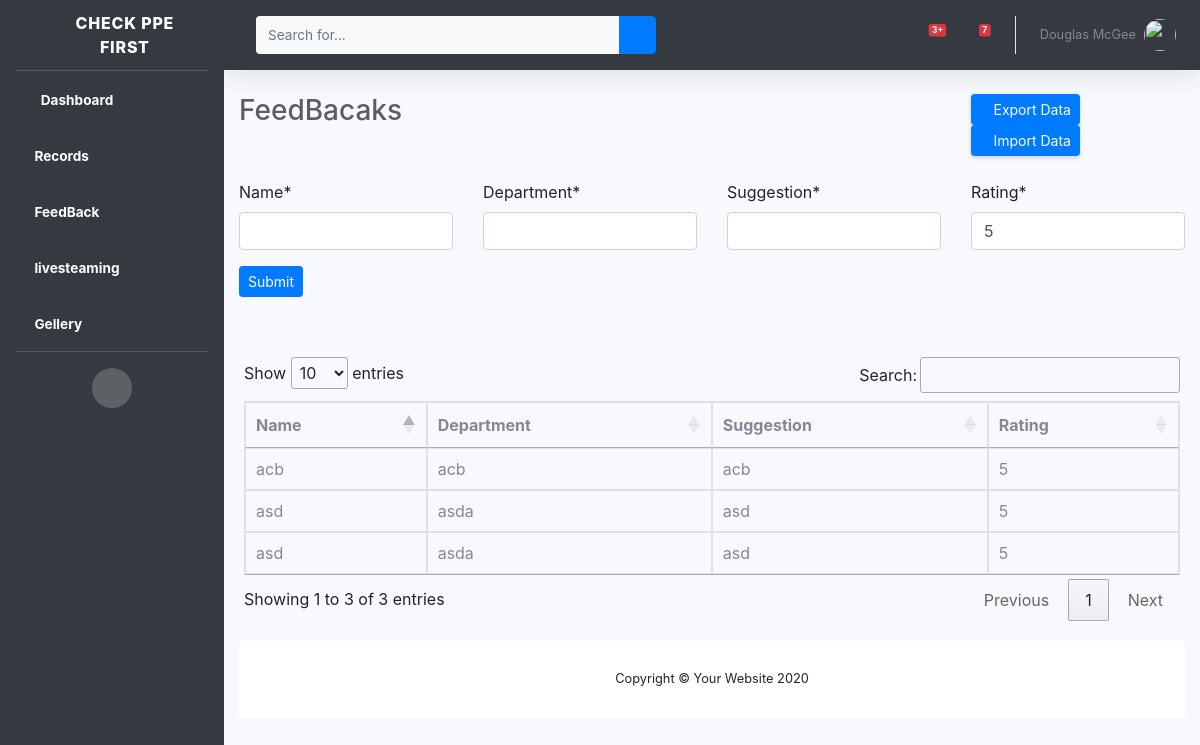
The page /Fb on the database its author committed.
### PPEviewer/models.py (models this page shows)
class feedback(models.Model):
    Name=(models.CharField(max_length=50))
    Department=(models.CharField(max_length=50))
    Suggestion=(models.CharField(max_length=50))
    Rating=(models.IntegerField(default=5))

### PPEviewer/views.py (the view)
# urls.py: path('Fb',Fb,name='Fb'),
def Fb(request):
    if request.method=='POST':
        form = PPEviewerForm(request.POST)
        if form.is_valid():
            form.save()
            form = PPEviewerForm()
    else:
        form = PPEviewerForm()
    data = feedback.objects.all()
    context =  {
        'form': form,
        'PPEdata': data
    }
    return render(request,'form.html',context)

### PPEviewer/forms.py
class PPEviewerForm(forms.ModelForm):
    class Meta:
        model = feedback
        fields = '__all__'

### templates/form.html (shortened to what this page needs)
{% extends 'Master.html' %}
{% load crispy_forms_tags %}
{% block index %}
<div class="container-fluid">
    <div class="align-items-center justify-content-between mb-4">
        <div class="row">
            <div class="col-9">
                <h1 class="h3 mb-0 text-gray-800">FeedBacaks</h1>
            </div>
            <div class="col-3">
                <a href="#" class="btn btn-sm btn-primary shadow-sm"><i
                        class="fas fa-download fa-sm text-white-50"></i> Export Data</a>
                <a href="#" class=" btn btn-sm btn-primary shadow-sm" data-toggle="modal" data-target="#modelId"><i
                        class="fas fa-download fa-sm text-white-50"></i> Import Data</a>
            </div>
        </div>
    </div>
    <div class="row">
        <div class="col-12 mb-4">
            <div class="form-group">
                <form action="" method="post" noValidate>
                    <div class="row">
                        <div class="col-3">
                            {{form.Name|as_crispy_field}}
                        </div>
                        <div class="col-3">
                            {{form.Department|as_crispy_field}}
                        </div>
                        <div class="col-3">
                            {{form.Suggestion|as_crispy_field}}
                        </div>
                        <div class="col-3">
                            {{form.Rating|as_crispy_field}}
                        </div>
                    </div>
                    <input class="btn btn-sm btn-primary shadow-mm" type="Submit">
                </form>
            </div>
        </div>
        <div class="card-body">
            <div class="table-responsive">
                <table class="table table-bordered" id="myTable" width="100%" cellspacing="0">
                    <thead>
                        <tr>
                            <th> Name</th>
                            <th>Department</th>
                            <th>Suggestion</th>
                            <th>Rating</th>
                        </tr>
                    </thead>
                    <tbody>
                        {% for data in PPEdata%}
                        <tr>
                            <td>{{data.Name}}</td>
                            <td>{{data.Department}}</td>
                            <td>{{data.Suggestion}}</td>
                            <td>{{data.Rating}}</td>
                        {% endfor %}
                    </tbody>
                </table>
            </div>
        </div>
        {% endblock %}

### rows shown on the page
feedback: Name "acb", Department "acb", Suggestion "acb", Rating "5"
feedback: Name "asd", Department "asda", Suggestion "asd", Rating "5"
feedback: Name "asd", Department "asda", Suggestion "asd", Rating "5"
